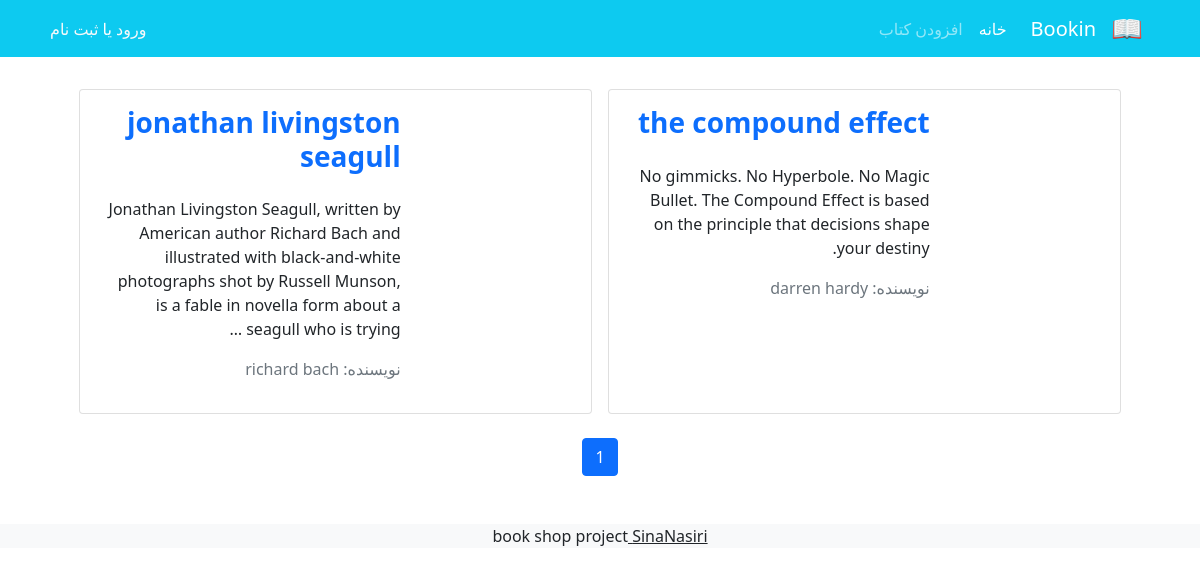
The page /books/ on the database as committed earlier.
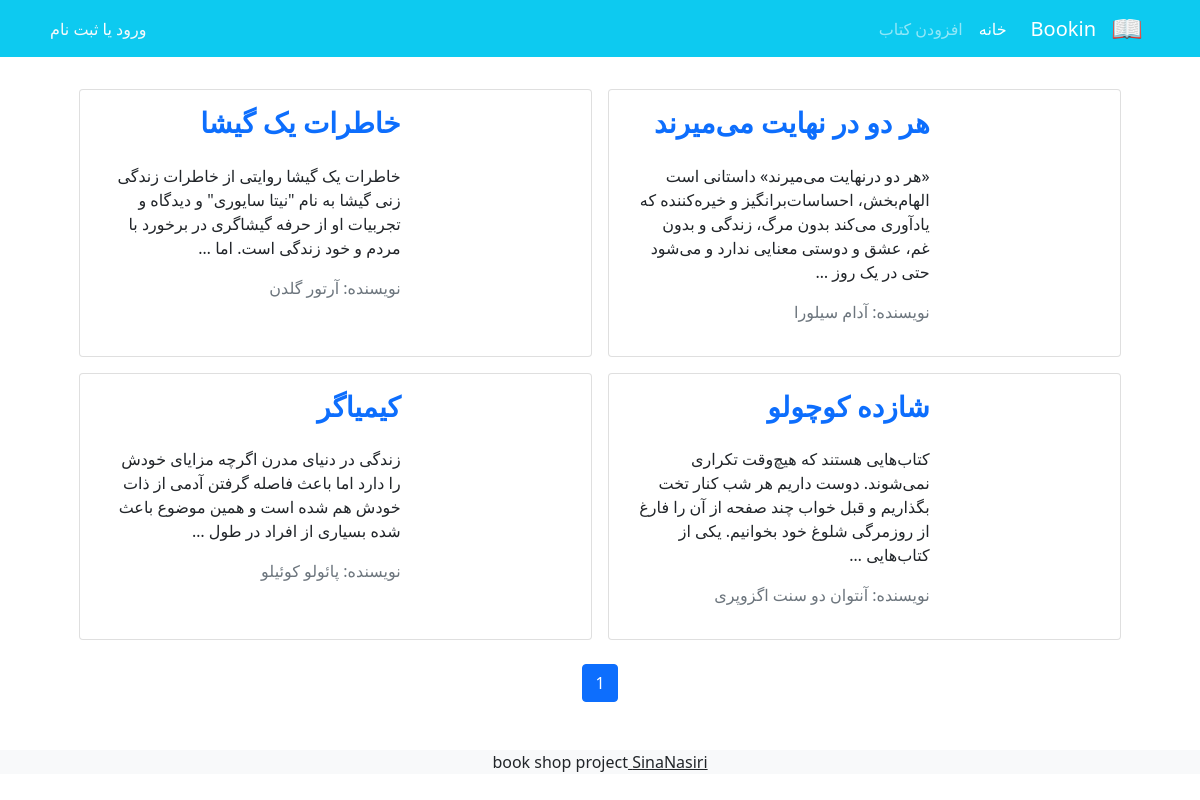
The same page on the database as committed later.
### books/models.py (models this page shows, shortened)
class Book(models.Model):
    title = models.CharField(max_length=200)
    author = models.CharField(max_length=200)
    description = models.TextField()
    price = models.DecimalField(max_digits=5, decimal_places=2)  # price -> decimal
    cover = models.ImageField(upload_to='covers', blank=True)
    def get_absolute_url(self):
        return reverse('book_detail', args=[self.id])

### books/views.py (the view)
# urls.py: path('', views.BookListView.as_view(), name='book_list'),
class BookListView(generic.ListView):
    model = Book
    paginate_by = 4
    template_name = 'books/book_list.html'
    context_object_name = 'books'

### books/templates/books/book_list.html (shortened to what this page needs)
{% extends '_base.html' %}
{% block content %}
    <div class="container mt-4">
        <div class="row flex-row-reverse justify-content-md-center">
            {% for book in books %}
                <div class="card m-2" style="max-width: 45%">
                    <div class="row g-0 h-100" dir="rtl">
                        <div class="col-md-4">
                        </div>
                        <div class="col-md-8 h-100">
                            <div class="d-flex flex-column justify-content-between h-100">
                                <div class="card-body">
                                    <a href="{{ book.get_absolute_url }}" class="text-decoration-none">
                                        <h3 class="card-title"><strong>{{ book.title }}</strong></h3>
                                    </a>
                                    <p class="card-text pt-3">{{ book.description|truncatewords:30 }}</p>
                                    <p class="text-muted">نویسنده: {{ book.author }}</p>
                                </div>
                            </div>
                        </div>
                    </div>
                </div>
            {% endfor %}
        </div>
        <nav aria-label="...">
            <ul class="pagination mt-3 justify-content-center">
                <li class="page-item active">
                    <a class="page-link" href="#"><span class="sr-only">{{ page_obj.number }}</span></a>
                </li>
            </ul>
        </nav>
    </div>
{% endblock %}

### templates/_base.html (shortened to what this page needs)
{% load static %}
<!doctype html>
<html lang="en">
<head>
    <link href="https://cdn.jsdelivr.net/npm/bootstrap@5.1.3/dist/css/bootstrap.min.css" rel="stylesheet"
>
    <link rel="stylesheet" href="{% static 'css/style' %}">
</head>
<body>
<nav class="navbar navbar-expand-lg navbar-dark bg-info" dir="rtl">
    <div class="container">
        <a class="navbar-brand" href="#">
            <img src="{% static 'icons/book.png' %}" alt="" height="30"
                 class="d-inline-block align-text-top">
        </a>
        <a class="navbar-brand mx-3" href="{% url 'book_list' %}">Bookin</a>
        <div class="collapse navbar-collapse" id="navbarNavAltMarkup">
            <div class="navbar-nav">
                <a class="nav-link active" aria-current="page" href="{% url 'home' %}">خانه</a>
                <a class="nav-link" href="{% url 'book_create' %}">افزودن کتاب</a>
            </div>
        </div>
        {% if user.is_authenticated %}
            <div class="mx-2 text-white">خوش آمدی {{ user.username }} | <a class="link-light text-decoration-none" href="{% url 'logout' %}">خروج</a>
            </div>
        {% else %}
            <div class="mx-2 text-white"> <a class="link-light text-decoration-none" href="{% url 'login' %}">ورود</a> یا <a class="link-light text-decoration-none" href="{% url 'signup' %}">ثبت نام</a>
            </div>
        {% endif %}
    </div>
</nav>
{% block content %}
{% endblock %}
<footer class="bg-light text-center text-lg-start mt-5">
    <div class="text-center bg-grey">
        <p>book shop project<a class="text-dark" href="https://github.com/sinanasiripy/" target="_blank"> SinaNasiri</a>
        </p>
    </div>
</footer>
</body>
</html>

Rows that differ between the two databases and show on the page:
removed Book: title "the compound effect", description "No gimmicks. No Hyperbole. No Magic Bullet. The Compound Effect is based on the principle that decisions shape your destiny.", author "darren hardy"
removed Book: title "jonathan livingston seagull", description "Jonathan Livingston Seagull, written by American author Richard Bach and illustrated with black-and-white photographs shot by Russell Munson, is a fable in novella form about a seagull who is trying …", author "richard bach"
added Book: title "هر دو در نهایت می‌میرند", description "«هر دو درنهایت می‌میرند» داستانی است الهام‌بخش، احساسات‌برانگیز و خیره‌کننده که یادآوری می‌کند بدون مرگ، زندگی و بدون غم، عشق و دوستی معنایی ندارد و می‌شود حتی در یک روز …", author "آدام سیلورا"
added Book: title "خاطرات یک گیشا", description "خاطرات یک گیشا روایتی از خاطرات زندگی زنی گیشا به نام \"نیتا سایوری\" و دیدگاه و تجربیات او از حرفه گیشاگری در برخورد با مردم و خود زندگی است. اما …", author "آرتور گلدن"
added Book: title "شازده کوچولو", description "کتاب‌هایی هستند که هیچ‌وقت تکراری نمی‌شوند. دوست داریم هر شب کنار تخت بگذاریم و قبل خواب چند صفحه از آن را فارغ از روزمرگی شلوغ خود بخوانیم. یکی از کتاب‌هایی …", author "آنتوان دو سنت اگزوپری‌"
added Book: title "کیمیاگر", description "زندگی در دنیای مدرن اگرچه مزایای خودش را دارد اما باعث فاصله گرفتن آدمی از ذات خودش هم شده است و همین موضوع باعث شده بسیاری از افراد در طول …", author "پائولو کوئیلو"
